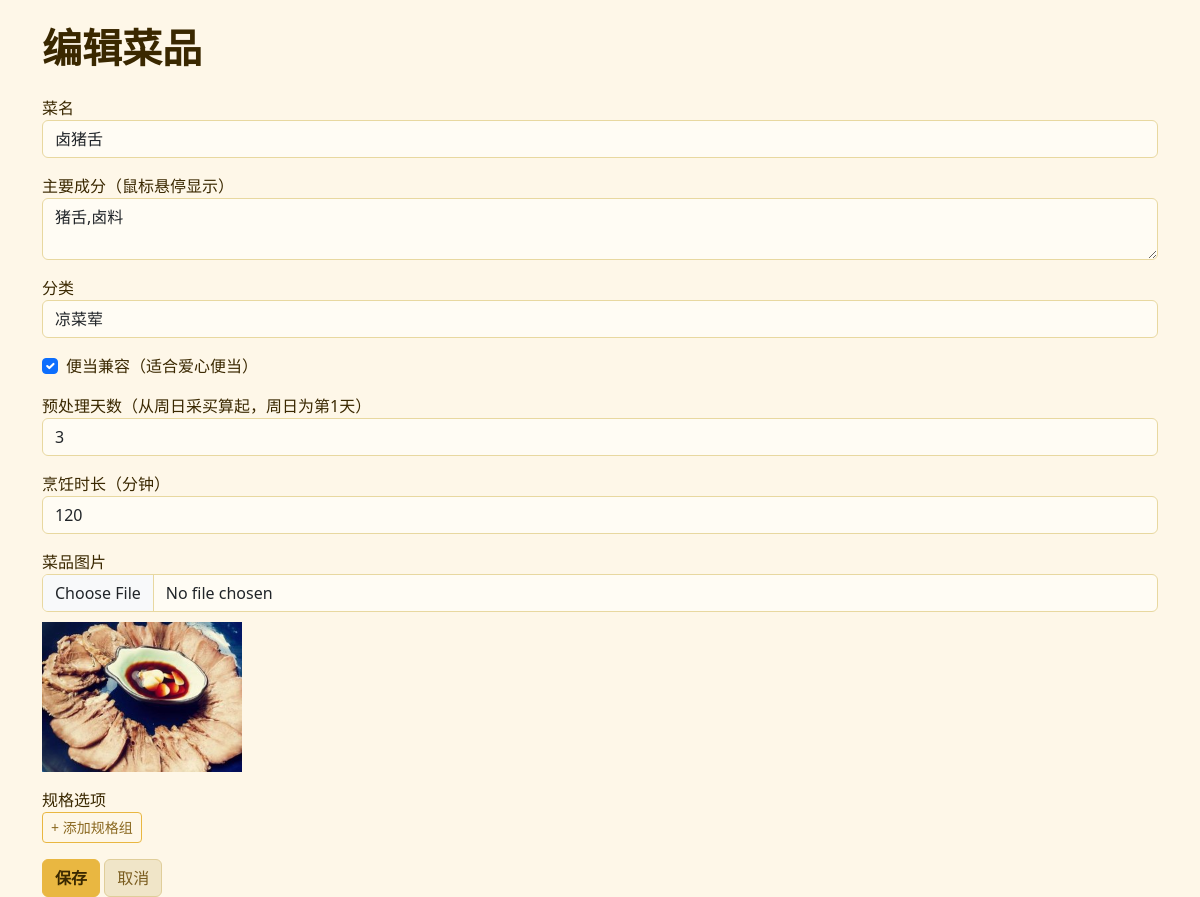
/admin/dish/200 (signed in), run on the app's committed database.
### app.py (models this page shows)
class Dish(db.Model):
    __tablename__ = 'dishes'
    id = db.Column(db.Integer, primary_key=True)
    name = db.Column(db.String(120), nullable=False)
    category_id = db.Column(db.Integer, db.ForeignKey('categories.id'))
    ingredients = db.Column(db.Text)                 # 食材描述，显示在菜品 tooltip
    bento_compatible = db.Column(db.Boolean, default=True)
    preprocess_days = db.Column(db.Integer, default=0)
    cook_minutes = db.Column(db.Integer, default=40)
    image_url = db.Column(db.String(300))
    extra_options = db.Column(db.Text)               # 规格选项，存储为 JSON 字符串
    created_at = db.Column(db.DateTime, default=datetime.utcnow)

class Category(db.Model):
    __tablename__ = 'categories'
    id = db.Column(db.Integer, primary_key=True)
    name = db.Column(db.String(80), nullable=False)
    parent_id = db.Column(db.Integer, default=0)   # 0 = 顶级，否则为父分类 id
    sort_order = db.Column(db.Integer, default=0)

### app.py (the view, shortened to what this page needs)
@app.route('/admin/dish/<int:dish_id>', methods=['GET', 'POST'])
@admin_required
def edit_dish(dish_id):
    dish = Dish.query.get_or_404(dish_id)
    categories = Category.query.order_by(Category.sort_order).all()
    return render_template('dish_form.html', dish=dish, categories=categories)

### app.py (called while the page is built)
def admin_required(f):
    @wraps(f)
    def decorated(*args, **kwargs):
        if not session.get('admin'):
            return redirect(url_for('admin_login'))
        return f(*args, **kwargs)
    return decorated

### templates/dish_form.html (shortened to what this page needs)
<!DOCTYPE html>
<html lang="zh-CN">
<head>
    <link href="https://cdn.jsdelivr.net/npm/bootstrap@5.3.0-alpha1/dist/css/bootstrap.min.css" rel="stylesheet">
    <link rel="stylesheet" href="https://cdn.jsdelivr.net/npm/cropperjs/dist/cropper.min.css">
</head>
<body>
<div class="container mt-4">
    <h1>{% if dish %}编辑菜品{% else %}新增菜品{% endif %}</h1>
    <form method="post" enctype="multipart/form-data">
        <div class="mb-3">
            <label>菜名</label>
            <input type="text" name="name" class="form-control" value="{{ dish.name if dish else '' }}" required>
        </div>
        <div class="mb-3">
            <label>主要成分（鼠标悬停显示）</label>
            <textarea name="ingredients" class="form-control" rows="2">{{ dish.ingredients if dish else '' }}</textarea>
        </div>
        <div class="mb-3">
            <label>分类</label>
            <select name="category_id" class="form-select" required>
                {% for cat in categories if cat.parent_id == 0 %}
                <optgroup label="{{ cat.name }}">
                    {% for sub in categories if sub.parent_id == cat.id %}
                    <option value="{{ sub.id }}" {% if dish and dish.category_id == sub.id %}selected{% endif %}>{{ sub.name }}</option>
                    {% endfor %}
                </optgroup>
                {% endfor %}
            </select>
        </div>
        <div class="mb-3 form-check">
            <input type="checkbox" name="bento_compatible" class="form-check-input" id="bentoCompatible" {% if not dish or dish.bento_compatible %}checked{% endif %}>
            <label class="form-check-label" for="bentoCompatible">便当兼容（适合爱心便当）</label>
        </div>
        <div class="mb-3">
            <label>预处理天数（从周日采买算起，周日为第1天）</label>
            <input type="number" name="preprocess_days" class="form-control" value="{{ dish.preprocess_days if dish else 0 }}">
        </div>
        <div class="mb-3">
            <label>烹饪时长（分钟）</label>
            <input type="number" name="cook_minutes" class="form-control" value="{{ dish.cook_minutes if dish else 40 }}">
        </div>
        <div class="mb-3">
            <label>菜品图片</label>
            <input type="file" id="imageInput" name="image" accept="image/*" class="form-control">
            <div id="imagePreview" style="margin-top:10px;">
                {% if dish and dish.image_url %}
                <img src="{{ url_for('static', filename='uploads/' + dish.image_url.split('/')[-1]) if dish.image_url else '' }}" style="max-width:200px;">
                {% endif %}
            </div>
        </div>
        <div class="mb-3">
            <label>规格选项</label>
            <button type="button" id="addSpecGroup" class="btn btn-sm btn-outline-primary">+ 添加规格组</button>
        </div>
        <button type="submit" class="btn btn-primary">保存</button>
        <a href="/admin/dishes" class="btn btn-secondary">取消</a>
    </form>
</div>
</body>
</html>

### templates/dish_form.html (style rules this page uses)
img { max-width: 100%; }
body { background: #fef7e8; color: #3a2800; font-family: 'Segoe UI','Noto Sans SC',system-ui; }
h1 { color: #3a2800; font-weight: 700; margin-bottom: 24px; }
.btn-primary { background: #e9b741; border-color: #e9b741; color: #3a2800; font-weight: 600; }
.btn-secondary { background: #f0e5c8; border-color: #e0ce9a; color: #7a5c1e; }
.btn-outline-primary { border-color: #e9b741; color: #8a6820; }
.form-control,.form-select { border-color: #e8d8a0; background: #fffcf4; }

### data on the page
Dish: name "卤猪舌", ingredients "猪舌,卤料", category_id "凉菜荤", bento_compatible "☑", preprocess_days "3", cook_minutes "120", image_url (picture)
